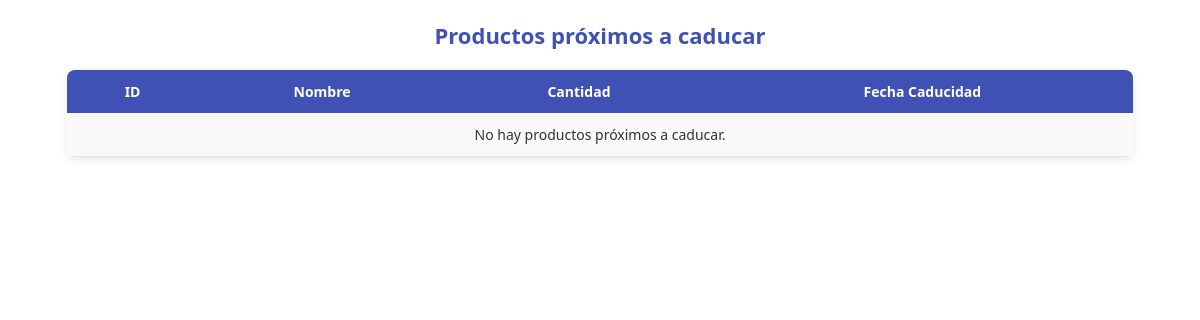
Page /server/notificaciones.php on the earlier database version.
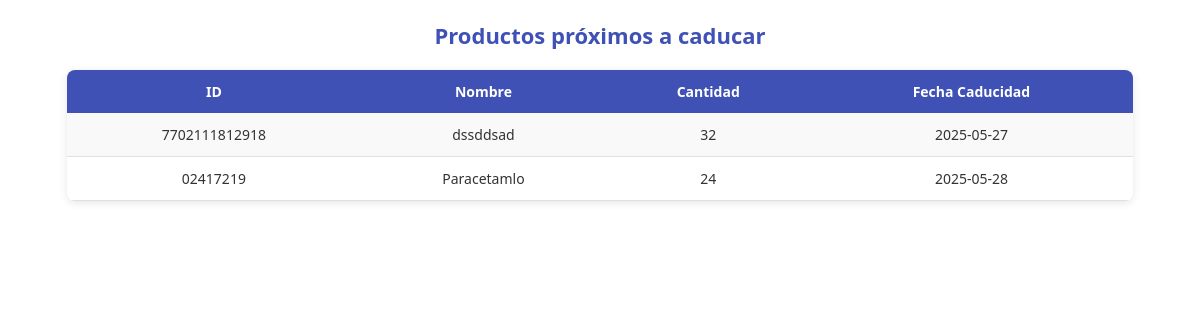
Same page on the later database version.
### tables this page shows
CREATE TABLE `productos` (
  `ID_Prod` varchar(30) NOT NULL,
  `Nomb_Prod` varchar(40) NOT NULL,
  `ID_Descrip` int(6) NOT NULL,
  `Cant_Disp_Prod` int(3) NOT NULL,
  `ID_Almacen` int(6) NOT NULL,
  `Prec_Comp` decimal(7,2) NOT NULL,
  `Prec_Vent` decimal(7,2) NOT NULL,
  `ID_Prov` int(6) NOT NULL,
  `ID_Categoria` int(6) NOT NULL,
  `Prod_Estatus` tinyint(1) DEFAULT NULL,
  `Fec_Cad` date DEFAULT NULL,
  `Desc_Prod` int(3) DEFAULT NULL
);

### server/notificaciones.php (the view, shortened to what this page needs)
<!DOCTYPE html>
<html lang="es">
<head>
</head>
<body>
<div class="tabla-formal">
    <h2>Productos próximos a caducar</h2>
        <table>
            <tr>
                <th>ID</th>
                <th>Nombre</th>
                <th>Cantidad</th>
                <th>Fecha Caducidad</th>
            </tr>
            <?php
require_once 'conexion_bd.php';
            $sql = "SELECT ID_Prod, Nomb_Prod, Cant_Disp_Prod, Fec_Cad FROM productos
                    WHERE Fec_Cad BETWEEN CURDATE() AND DATE_ADD(CURDATE(), INTERVAL 100 DAY)
                    AND Prod_Estatus = 1
                    ORDER BY Fec_Cad ASC";
            $resultado = $conexion->query($sql);
            if ($resultado && $resultado->num_rows > 0) {
                while ($row = $resultado->fetch_assoc()) {
                    echo "<tr>
                            <td>{$row['ID_Prod']}</td>
                            <td>{$row['Nomb_Prod']}</td>
                            <td>{$row['Cant_Disp_Prod']}</td>
                            <td>{$row['Fec_Cad']}</td>
                          </tr>";
                }
            } else {
                echo "<tr><td colspan='4'>No hay productos próximos a caducar.</td></tr>";
            }
            ?>
        </table>
</div>
</body>
</html>

### server/notificaciones.php (style rules this page uses)
.tabla-formal { font-family: 'Segoe UI', Tahoma, Geneva, Verdana, sans-serif; color: #333; margin-top: 20px; }
.tabla-formal table { border-collapse: collapse; box-shadow: 0 2px 8px rgba(0,0,0,0.1); overflow: hidden; border-radius: 8px; width: 90%; margin: 0 auto; }
.tabla-formal th { background-color: #3f51b5; color: #fff; padding: 12px 15px; text-align: center; font-weight: 600; font-size: 14px; }
.tabla-formal td { padding: 12px 15px; text-align: center; font-size: 14px; border-bottom: 1px solid #e0e0e0; }
.tabla-formal tr:nth-child(even) { background-color: #f9f9f9; }
.tabla-formal h2 { font-size: 22px; color: #3f51b5; margin-bottom: 15px; padding-bottom: 5px; text-align: center; }

Differences in the rows shown:
added productos: ID_Prod "7702111812918", Nomb_Prod "dssddsad", Cant_Disp_Prod "32", Fec_Cad "2025-05-27"
added productos: ID_Prod "02417219", Nomb_Prod "Paracetamlo", Cant_Disp_Prod "24", Fec_Cad "2025-05-28"
Other differences:
text no longer shown: "No hay productos próximos a caducar."
